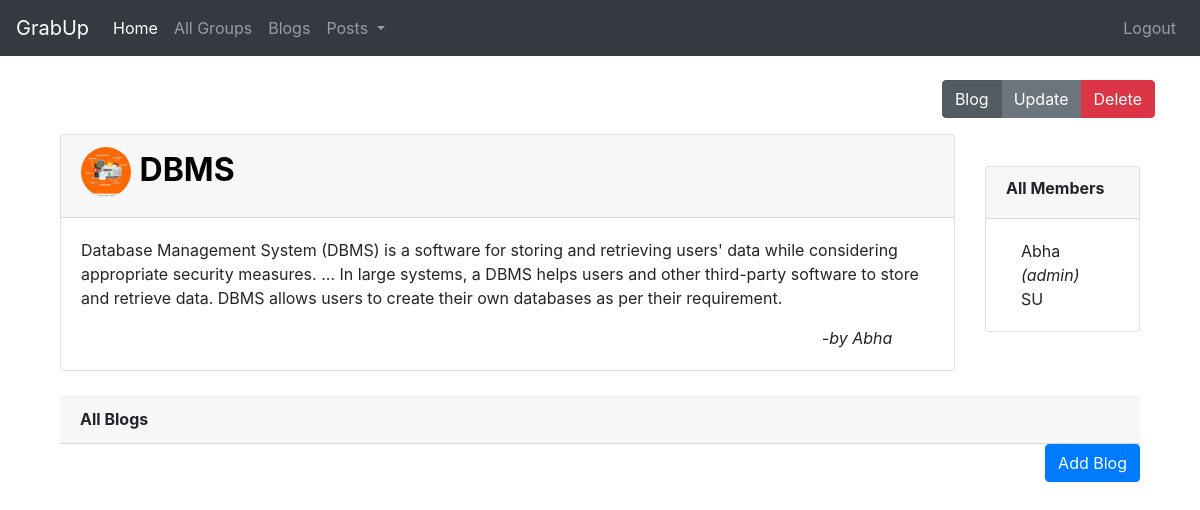
Page /group/4/ on the committed database.
### blog/models.py (models this page shows, shortened)
class Group(models.Model):
    name=models.CharField(max_length=70,null=False)
    img=models.ImageField(blank=True,null=True)
    disc=models.TextField(null=False)
    creater=models.ForeignKey(User,on_delete=models.CASCADE,null=False)

class Belong(models.Model):
    user=models.ForeignKey(User,on_delete=models.CASCADE,null=False)
    group=models.ForeignKey(Group,on_delete=models.CASCADE,null=False)

### blog/views.py (the view)
# urls.py: path("group/<int:id>/",views.group,name="group"),
def group(request,id):
    group=Group.objects.get(id=id)
    members=Belong.objects.filter(group=id)
    form=GroupForm(instance=group)
    blogs=Blog.objects.filter(group=id)
    context={"group":group,"members":members,"form":form,"id":id,"blogs":blogs}
    return render(request,"blog/group.html",context)

### blog/templates/blog/group.html (shortened to what this page needs)
{%extends "blog/base.html" %}
{% load static %}
{%block body%}
<div class="row mt-4">
    <div class="col col-lg">
        <div class="btn-group btn-group-toggle float-right" data-toggle="buttons">
            <label class="btn btn-secondary active " id="first">
                <input type="radio" name="options" autocomplete="off" checked value="blog"> Blog
            </label>
            <label class="btn btn-secondary " id="second">
                <input type="radio" name="options" autocomplete="off" value="update"> Update
            </label>
            <button type="button" class="btn btn-danger" data-toggle="modal" data-target="#exampleModal">
                Delete
            </button>
        </div>
    </div>
</div>
<div class="container" id="blog">
<div class="row">
    <div class="col-lg-10">
        <div class="card shadow-lg mt-3">
            <div class="card-header">
                <h2>
                    {% if group.img %}
                    <img src="/media/{{group.img}}" style="height: 50px;width:50px;border-radius: 50%;">
                    {%else%}
                    <img src="{% static 'images/group.png' %}" style="height: 50px;width:50px;border-radius: 50%;">
                    {%endif%}
                    <strong style="color: black">{{group.name}}</strong>
                </h2>
            </div>
            <div class="card-body">
                <div class="row">
                    <div class="col col-lg-12">
                        <p>{{group.disc}}</p>
                    </div>
                </div>
                <div class="col col-lg-2 ml-auto">
                    <div class="container ml-auto"><i>-by {{group.creater}}</i></div>
                </div>
            </div>
        </div>
    </div>
    <div class="col col-lg-2">
        <div class="card shadow-lg mt-5">
            <div class="card-header">
                <h6><strong>All Members</strong></h6>
            </div>
            <div class="card-body">
                {% for member in members %}
                <div class="container">
                    {{member.user}}
                    {% ifequal member.user group.creater %}
                    <i>(admin)</i>
                    {%endifequal%}
                </div>
                {%endfor%}
            </div>
        </div>
    </div>
</div>
<div class="card-header  mt-4">
    <strong>All Blogs</strong>
</div>
<div class="float-right mb-2">
    <a href="/blog_form/{{id}}/"><button type="button" class="btn btn-primary">Add Blog</button></a>
</div>
</div>
{% endblock %}

### rows in the picture
Group: img (picture), name "DBMS", disc "Database Management System (DBMS) is a software for storing and retrieving users' data while considering appropriate security measures. ... In large systems, a DBMS helps users and other third-party software to store and retrieve data. DBMS allows users to create their own databases as per their requirement.", creater "Abha"
Belong: user "Abha"
Belong: user "SU"
